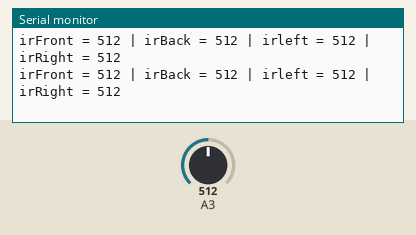
A sketch run on a simulated Arduino Uno, built with avr-gcc and run on an emulated ATmega328P. On the bench: the last lines printed to the serial monitor. The test bench sets the inputs (shaded band); at power-on: A3 = 512.

Above: at 1.2 s.
1.3 s: A3 set to 110
At 1.4 s:
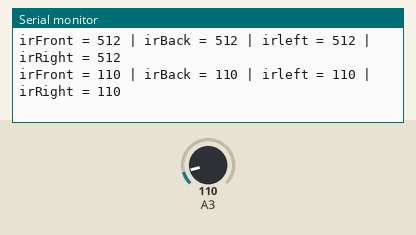
4.3 s: A3 set to 91
At 4.32 s:
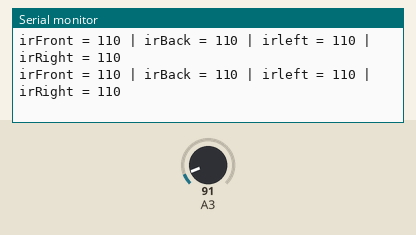
13.3 s: A3 set to 8
At 13.34 s:
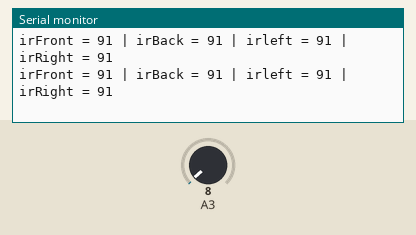
16.3 s: A3 set to 11
At 16.32 s:
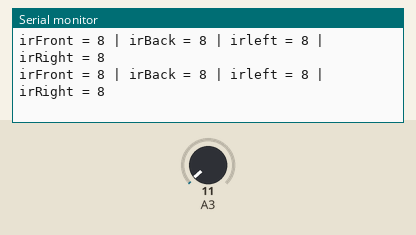
Timing chart, 0 to 19.3 s (numbered marks = the images above; inputs shaded):
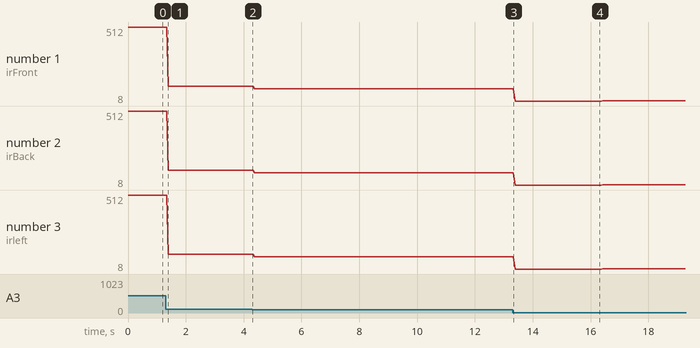

The sketch:

IR.ino
```cpp
int mux_a = 7;
int mux_b = 8;
int mux_c = 9;

int irFront = 0;
int irBack = 0;
int irLeft = 0;
int irRight = 0;


void setup() {
  Serial.begin(9600);
  pinMode(mux_a, OUTPUT);
  pinMode(mux_b, OUTPUT);
  pinMode(mux_c, OUTPUT);
}

void loop() {
  digitalWrite(mux_a, LOW);
  digitalWrite(mux_b, LOW);
  digitalWrite(mux_c, HIGH);
  irFront = analogRead(A3); // 4
  digitalWrite(mux_a, LOW);
  digitalWrite(mux_b, HIGH);
  digitalWrite(mux_c, HIGH);
  irRight = analogRead(A3); // 6
  digitalWrite(mux_a, HIGH);
  digitalWrite(mux_b, HIGH);
  digitalWrite(mux_c, HIGH);
  irLeft = analogRead(A3); // 7
  digitalWrite(mux_a, HIGH);
  digitalWrite(mux_b, LOW);
  digitalWrite(mux_c, HIGH);
  irBack = analogRead(A3); // 5

  Serial.print("irFront = ");
  Serial.print(irFront);
  Serial.print(" | ");
  Serial.print("irBack = ");
  Serial.print(irBack);
  Serial.print(" | ");
  Serial.print("irleft = ");
  Serial.print(irLeft);
  Serial.print(" | ");
  Serial.print("irRight = ");
  Serial.println(irRight);
}
```

Measured:
- after the input at 1.3 s, the serial monitor: prints a new line after 0.10 s (image 1)
- plotted number 1: 512 → 110 after the input at 1.3 s, 110 → 91 after the input at 4.3 s, 91 → 8 after the input at 13.3 s, 8 → 11 after the input at 16.3 s
- plotted number 2: 512 → 110 after the input at 1.3 s, 110 → 91 after the input at 4.3 s, 91 → 8 after the input at 13.3 s, 8 → 11 after the input at 16.3 s
- plotted number 3: 512 → 110 after the input at 1.3 s, 110 → 91 after the input at 4.3 s, 91 → 8 after the input at 13.3 s, 8 → 11 after the input at 16.3 s
